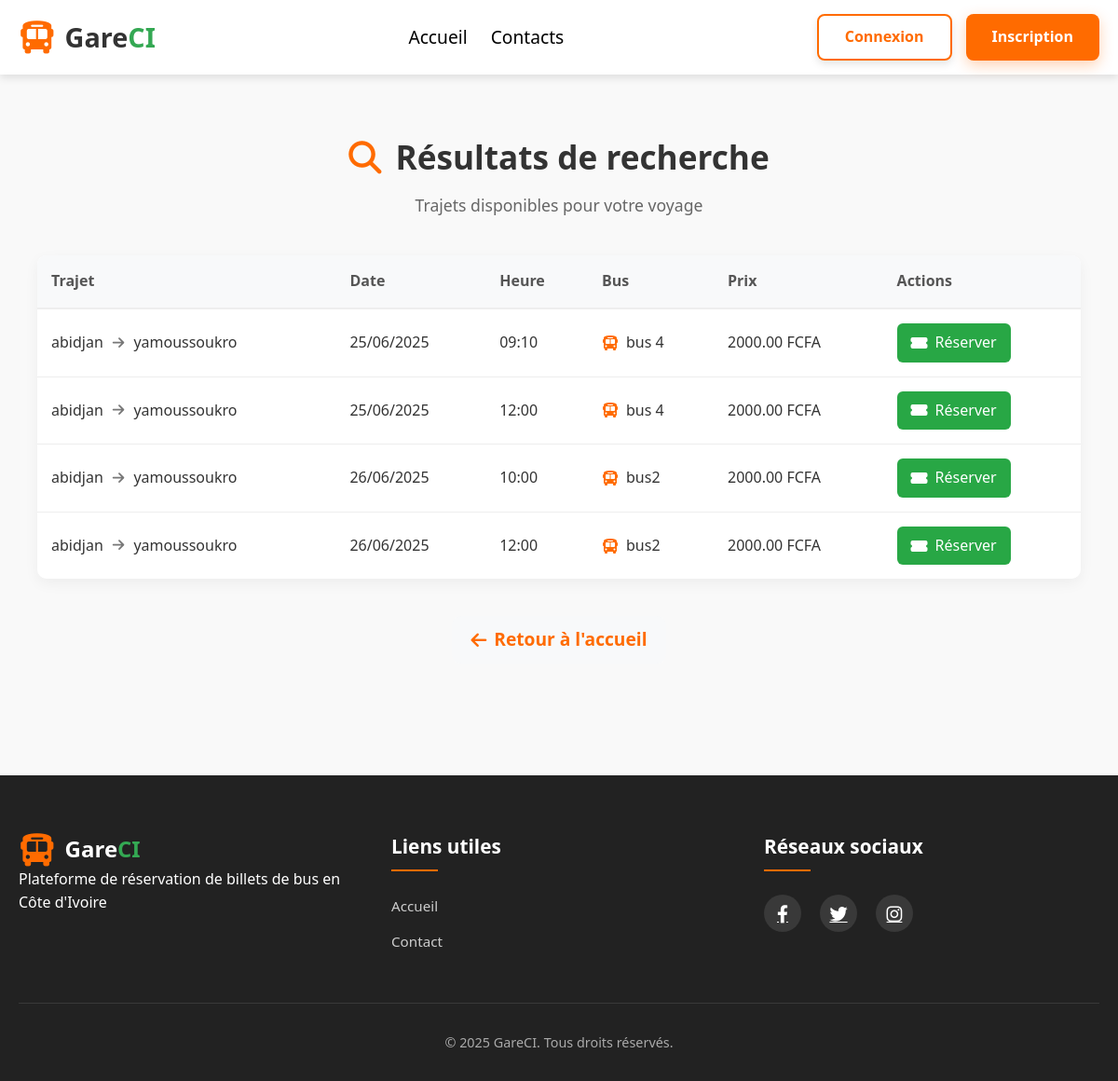
The app's page /search/ with its own data.
### trips/models.py (models this page shows, shortened)
class Departure(models.Model):
    trip = models.ForeignKey(Trip, on_delete=models.CASCADE)
    bus = models.ForeignKey(Bus, on_delete=models.CASCADE)
    date = models.DateField()
    time = models.TimeField()
    is_active = models.BooleanField(default=True)
    class Meta:
        ordering = ['date', 'time']  # Tri par défaut par date puis heure

class Trip(models.Model):
    origin = models.CharField(max_length=100)       # Ville de départ
    destination = models.CharField(max_length=100)  # Ville d'arrivée
    category = models.ForeignKey(Category, on_delete=models.CASCADE)
    description = models.TextField(blank=True)
    price = models.DecimalField(max_digits=10, decimal_places=2, default=0)  # Prix du trajet

class Bus(models.Model):
    name = models.CharField(max_length=100)
    capacity = models.PositiveIntegerField()
    def __str__(self):
        return self.name

### trips/views.py (the view)
# urls.py: path('search/', search_results, name='search_results'),
def search_results(request):
    origin = request.GET.get('origin', '').strip()
    destination = request.GET.get('destination', '').strip()
    date = request.GET.get('date', '').strip()
    results = Departure.objects.filter(is_active=True)
    if origin and destination:
        results = results.filter(
            Q(trip__origin__icontains=origin) & Q(trip__destination__icontains=destination)
        )
    elif origin:
        results = results.filter(trip__origin__icontains=origin)
    elif destination:
        results = results.filter(trip__destination__icontains=destination)
    if date:
        results = results.filter(date=date)
    return render(request, 'trips/search_results.html', {'results': results})

### trips/templates/trips/search_results.html (shortened to what this page needs)
{% extends 'base.html' %}
{% block content %}
<div class="search-results-container">
    <div class="search-header">
        <h1><i class="fas fa-search"></i> Résultats de recherche</h1>
        <p class="subtitle">Trajets disponibles pour votre voyage</p>
    </div>
    {% if results %}
    <div class="results-table-container">
        <table class="results-table">
            <thead>
                <tr>
                    <th>Trajet</th>
                    <th>Date</th>
                    <th>Heure</th>
                    <th>Bus</th>
                    <th>Prix</th>
                    <th>Actions</th>
                </tr>
            </thead>
            <tbody>
                {% for departure in results %}
                <tr class="result-row">
                    <td data-label="Trajet">
                        <div class="trip-info">
                            <span class="origin">{{ departure.trip.origin }}</span>
                            <i class="fas fa-arrow-right"></i>
                            <span class="destination">{{ departure.trip.destination }}</span>
                        </div>
                    </td>
                    <td data-label="Date">{{ departure.date|date:"d/m/Y" }}</td>
                    <td data-label="Heure">{{ departure.time|time:'H:i' }}</td>
                    <td data-label="Bus">
                        <div class="bus-info">
                            <i class="fas fa-bus"></i> {{ departure.bus }}
                        </div>
                    </td>
                    <td data-label="Prix">{{ departure.trip.price }} FCFA</td>
                    <td data-label="Actions">
                        <a href="{% url 'reservations:reserve' departure.id %}" class="btn-reserve">
                            <i class="fas fa-ticket-alt"></i> Réserver
                        </a>
                    </td>
                </tr>
                {% endfor %}
            </tbody>
        </table>
    </div>
    {% endif %}
    <div class="search-footer">
        <a href="{% url 'trips:home' %}" class="btn-back">
            <i class="fas fa-arrow-left"></i> Retour à l'accueil
        </a>
    </div>
</div>
{% endblock %}

### static/css/bases.css (style rules this page uses)
:root { --primary-color: #FF6B00; --secondary-color: #34A853; --text-color: #333; --bg-color: #f9f9f9; --footer-bg: #222; --shadow-default: 0 4px 8px rgba(0, 0, 0, 0.1); --border_c: #ddd; }
* { margin: 0; padding: 0; box-sizing: border-box; }
body { font-family: 'Segoe UI', Tahoma, Geneva, Verdana, sans-serif; line-height: 1.6; color: var(--text-color); background-color: var(--bg-color); position: relative; min-height: 100vh; }

### static/css/searchs.css (style rules this page uses)
.search-results-container { max-width: 1200px; margin: 40px auto; padding: 0 20px; }
.search-header { text-align: center; margin-bottom: 40px; }
.search-header h1 { color: #333; font-size: 2.2rem; margin-bottom: 10px; display: flex; align-items: center; justify-content: center; }
.search-header h1 i { margin-right: 15px; color: var(--primary-color); }
.search-header .subtitle { color: #666; font-size: 1.1rem; }
.results-table-container { overflow-x: auto; box-shadow: 0 5px 15px rgba(0, 0, 0, 0.05); border-radius: 10px; margin-bottom: 40px; }
.results-table { width: 100%; border-collapse: collapse; background-color: white; }
.results-table th { background-color: #f8f9fa; padding: 15px; text-align: left; font-weight: 600; color: #555; border-bottom: 2px solid #eee; }
.results-table td { padding: 15px; border-bottom: 1px solid #eee; vertical-align: middle; }
.results-table tr:last-child td { border-bottom: none; }
.trip-info { display: flex; align-items: center; gap: 10px; }
.trip-info i { color: #777; font-size: 0.9rem; }
.bus-info { display: flex; align-items: center; gap: 8px; }
.bus-info i { color: #FF6B00; }
.btn-reserve { display: inline-flex; align-items: center; gap: 8px; padding: 8px 15px; background-color: #28a745; color: white; border-radius: 6px; text-decoration: none; font-weight: 500; transition: all 0.3s; }
.search-footer { text-align: center; margin-top: 30px; }
.btn-back { display: inline-flex; align-items: center; gap: 8px; padding: 10px 20px; background-color: #f8f9fa; color: var(--primary-color); font-size: larger; border-radius: 10px; text-decoration: none; font-weight: 600; transition: all 0.3s; }

### static/css/reservations/reservationlistes.css (style rules this page uses)
.trip-info { display: flex; align-items: center; gap: 10px; }
.trip-info i { color: #777; font-size: 0.9rem; }
.bus-info { display: flex; align-items: center; gap: 8px; }
.bus-info i { color: #FF6B00; }

### records on screen
Departure: trip.origin "abidjan", trip.destination "yamoussoukro", date "25/06/2025", time "09:10", bus "bus 4", trip.price "2000.00"
Departure: trip.origin "abidjan", trip.destination "yamoussoukro", date "25/06/2025", time "12:00", bus "bus 4", trip.price "2000.00"
Departure: trip.origin "abidjan", trip.destination "yamoussoukro", date "26/06/2025", time "10:00", bus "bus2", trip.price "2000.00"
Departure: trip.origin "abidjan", trip.destination "yamoussoukro", date "26/06/2025", time "12:00", bus "bus2", trip.price "2000.00"
